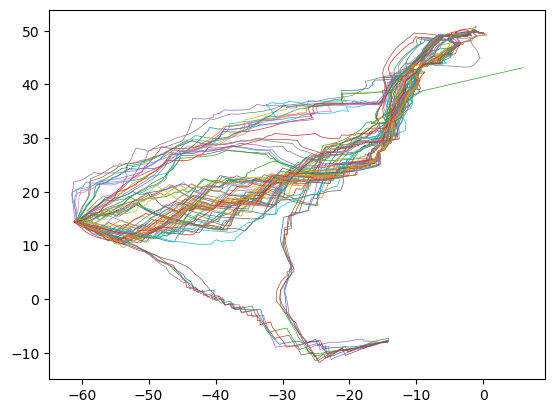

Reproduce this figure in Python.
#%%
import numpy as np
import matplotlib.pyplot as plt
import json

def json_read(fname):
    with open(fname+'.json', 'r') as json_file:
        return json.load(json_file)

data = json_read("tracks-TJV")

# %%
for id in range(len(data["tracks"])):
    locForId = data["tracks"][id]["loc"]
    # lastLocDatetime = locForId[0][0]
    # add first point
    track = [[locForId[0][1]/100000,locForId[0][2]/100000]]
    for i in range(len(locForId)-1):
        # lastLocDatetime += locForId[i+1][0]
        track.append([locForId[i+1][1]/100000 + track[i][0],
                        locForId[i+1][2]/100000 + track[i][1]])
    track = np.array(track)
    plt.plot(track[:,1],track[:,0],lw=0.5)
plt.savefig("TJV.png",dpi=300)
plt.show()

# %%
